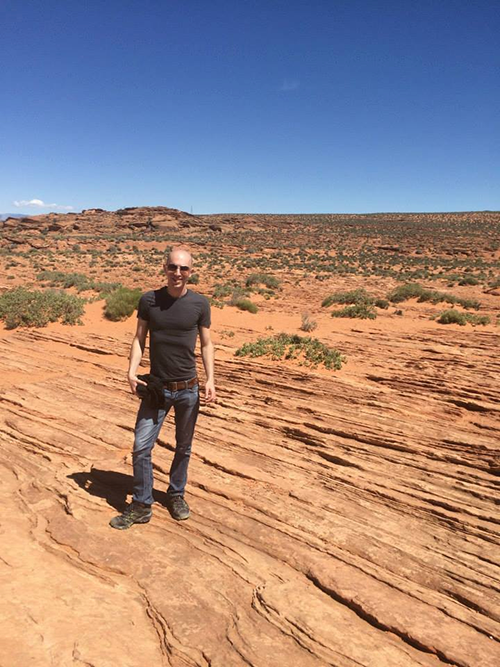
#> input picture Image_processing/face_detection/images/adrian.png, 500 x 667 px
$ python translate.py ../face_detection/images/adrian.png
#> lines starting #> are read from the running program, lines starting #| are printed output that depends on the picture
# USAGE
# python translate.py minion.jpg

# import the necessary packages


import imutils
import cv2
import sys

img = sys.argv[1]
# load the image and show it
image = cv2.imread(img)
#> image is the input picture: shape (667, 500, 3); mean B, G, R 128.5, 135.5, 159.5
cv2.imshow("Original", image)


shifted = imutils.translate(image, 0, 100)
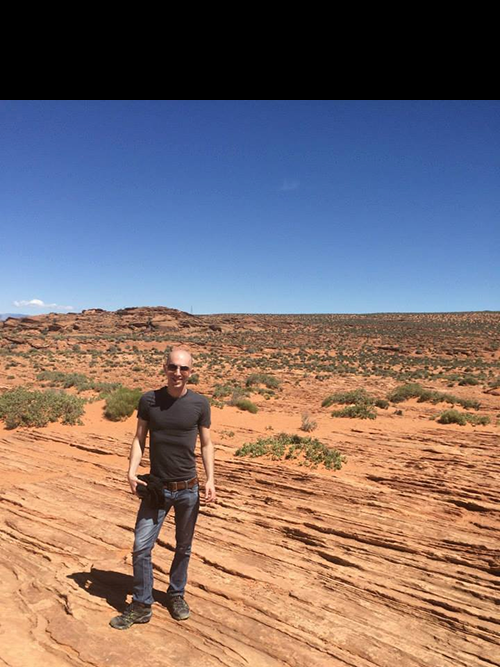
#> shifted: shape (667, 500, 3); mean B, G, R 110.8, 110.9, 126.4
cv2.imwrite("image.jpg",shifted)
cv2.imshow("Shifted Down", shifted)
cv2.waitKey(0)
